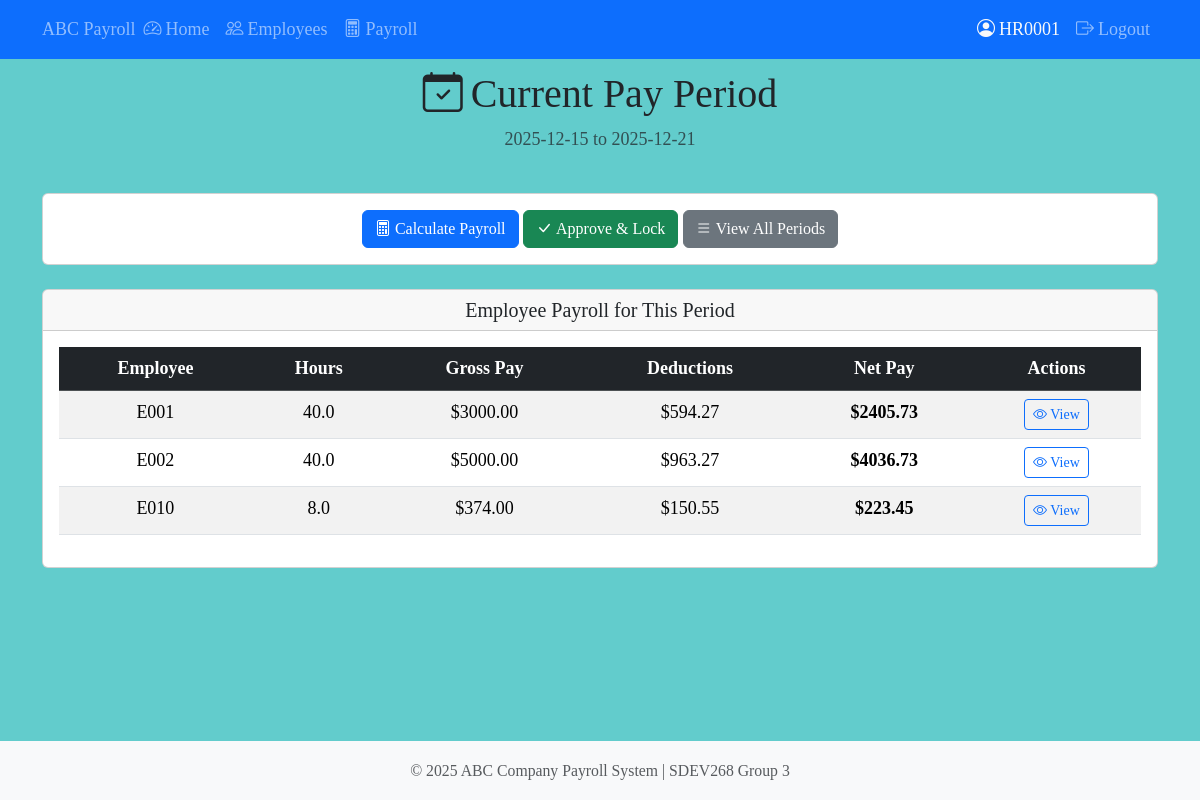
The page /payroll/current (signed in) on the database its author committed.
### tables this page shows
CREATE TABLE payroll_details (
    payroll_detail_id INTEGER PRIMARY KEY AUTOINCREMENT,
    payroll_id INTEGER NOT NULL,
    employee_id TEXT NOT NULL,

    regular_hours REAL NOT NULL DEFAULT 0,
    overtime_hours REAL NOT NULL DEFAULT 0,
    saturday_hours REAL NOT NULL DEFAULT 0,
    pto_hours REAL NOT NULL DEFAULT 0,
    total_hours REAL NOT NULL DEFAULT 0,

    base_pay REAL NOT NULL DEFAULT 0,
    overtime_pay REAL NOT NULL DEFAULT 0,
    saturday_pay REAL NOT NULL DEFAULT 0,
    gross_pay REAL NOT NULL DEFAULT 0,

    medical_deduction REAL NOT NULL DEFAULT 0,
    dependent_stipend REAL NOT NULL DEFAULT 0,

    taxable_income REAL NOT NULL DEFAULT 0,

    state_tax REAL NOT NULL DEFAULT 0,
    federal_tax_employee REAL NOT NULL DEFAULT 0,
    social_security_employee REAL NOT NULL DEFAULT 0,
    medicare_employee REAL NOT NULL DEFAULT 0,
    total_employee_taxes REAL NOT NULL DEFAULT 0,

    net_pay REAL NOT NULL DEFAULT 0,

    federal_tax_employer REAL NOT NULL DEFAULT 0,
    social_security_employer REAL NOT NULL DEFAULT 0,
    medicare_employer REAL NOT NULL DEFAULT 0,
    total_employer_taxes REAL NOT NULL DEFAULT 0,

    calculated_date TEXT NOT NULL DEFAULT (datetime('now', 'localtime')),

    FOREIGN KEY (payroll_id) REFERENCES payroll_periods(payroll_id),
    FOREIGN KEY (employee_id) REFERENCES employees(employee_id),
    UNIQUE(payroll_id, employee_id)
);

### src/routes/payroll.py (the view)
@bp.route("/current")
@admin_required
def current_period():
    start_date, end_date = payroll_controller.get_current_period()
    success, message, period = payroll_controller.get_or_create_payroll_period(
        start_date, end_date
    )
    details = []
    if period and period.payroll_id:
        success, message, details = payroll_controller.get_payroll_details_for_period(
            period.payroll_id
        )
    return render_template(
        "payroll/payroll_detail.html",
        period=period,
        details=details,
        start_date=start_date,
        end_date=end_date,
    )

### src/controllers/payroll_controller.py (called while the page is built)
    def get_current_period(self) -> tuple[str, str]:
        return PayrollPeriod.get_current_period()

    def get_or_create_payroll_period(
        self, start_date: str, end_date: str
    ) -> tuple[bool, str, PayrollPeriod | None]:
        try:
            period = PayrollPeriod.get_or_create(start_date, end_date)
            return True, f"Payroll period {start_date} to {end_date}", period
        except Exception as e:
            return False, f"Error with payroll period: {e!s}", None

    def get_payroll_details_for_period(
        self, payroll_id: int
    ) -> tuple[bool, str, list[PayrollDetail]]:
        try:
            details = PayrollDetail.get_by_payroll(payroll_id)
            return True, f"Retrieved {len(details)} payroll details", details
        except Exception as e:
            return False, f"Error retrieving payroll details: {e!s}", []

### src/models/base_model.py (called while the page is built)
    @classmethod
    def get_connection(cls) -> sqlite3.Connection:
        conn = sqlite3.connect(cls.DB_PATH, timeout=30.0)
        conn.row_factory = sqlite3.Row
        return conn

    @classmethod
    def execute_query(cls, query: str, params: tuple = ()) -> list[sqlite3.Row]:
        conn = cls.get_connection()
        cursor = conn.cursor()
        cursor.execute(query, params)
        results = cursor.fetchall()
        conn.close()
        return results

    @classmethod
    def execute_single(cls, query: str, params: tuple = ()) -> sqlite3.Row | None:
        conn = cls.get_connection()
        cursor = conn.cursor()
        cursor.execute(query, params)
        result = cursor.fetchone()
        conn.close()
        return result

### src/models/payroll.py (called while the page is built, shortened)
    @classmethod
    def get_by_dates(
        cls, start_date: str, end_date: str
    ) -> Optional["PayrollPeriod"]:
        query = """
            SELECT * FROM payroll_periods
            WHERE period_start_date = ? AND period_end_date = ?
        """
        row = cls.execute_single(query, (start_date, end_date))
        if row is None:
            return None
        return cls._row_to_payroll_period(row)

    @classmethod
    def get_or_create(cls, start_date: str, end_date: str) -> "PayrollPeriod":
        existing = cls.get_by_dates(start_date, end_date)
        if existing:
            return existing

### src/templates/payroll/payroll_detail.html (shortened to what this page needs)
{% extends "base.html" %}
{% block content %}
<div class="row mb-4">
    <div class="col">
        <h1><i class="bi bi-calendar-check me-2"></i>Current Pay Period</h1>
        <p class="text-muted">{{ start_date }} to {{ end_date }}</p>
    </div>
</div>
<div class="card mb-4">
    <div class="card-body">
        <form method="POST" action="{{ url_for('payroll.calculate_payroll') }}" class="d-inline">
            <button type="submit" class="btn btn-primary"
                    onclick="return confirm('Calculate payroll for all employees?');">
                <i class="bi bi-calculator me-1"></i>Calculate Payroll
            </button>
        </form>
        {% if period and period.payroll_id and not period.is_locked %}
        <form method="POST"
              action="{{ url_for('payroll.approve_payroll', payroll_id=period.payroll_id) }}"
              class="d-inline">
            <button type="submit" class="btn btn-success"
                    onclick="return confirm('Approve and lock this payroll period? This cannot be undone.');">
                <i class="bi bi-check-lg me-1"></i>Approve & Lock
            </button>
        </form>
        {% endif %}
        <a href="{{ url_for('payroll.payroll_list') }}" class="btn btn-secondary">
            <i class="bi bi-list me-1"></i>View All Periods
        </a>
    </div>
</div>
<div class="card">
    <div class="card-header">
        <h5 class="mb-0">Employee Payroll for This Period</h5>
    </div>
    <div class="card-body">
        {% if details %}
        <div class="table-responsive">
            <table class="table table-striped">
                <thead class="table-dark">
                    <tr>
                        <th>Employee</th>
                        <th>Hours</th>
                        <th>Gross Pay</th>
                        <th>Deductions</th>
                        <th>Net Pay</th>
                        <th>Actions</th>
                    </tr>
                </thead>
                <tbody>
                    {% for d in details %}
                    <tr>
                        <td>{{ d.employee_id }}</td>
                        <td>{{ d.total_hours }}</td>
                        <td>${{ "%.2f" | format(d.gross_pay) }}</td>
                        <td>${{ "%.2f" | format(d.total_employee_taxes + d.medical_deduction) }}</td>
                        <td><strong>${{ "%.2f" | format(d.net_pay) }}</strong></td>
                        <td><a href="{{ url_for('payroll.view_paycheck_detail', payroll_detail_id=d.payroll_detail_id) }}"
                            class="btn btn-sm btn-outline-primary">
                            <i class="bi bi-eye"></i> View</a></td>
                    </tr>
                    {% endfor %}
                </tbody>
            </table>
        </div>
        {% else %}
        <div class="text-center py-4">
            <i class="bi bi-calculator fs-1 text-muted"></i>
            <p class="text-muted mt-2">No payroll calculated yet for this period.</p>
            <p class="text-muted">Click "Calculate Payroll" to process all employees.</p>
        </div>
        {% endif %}
    </div>
</div>
{% endblock %}

### src/static/css/PayrollStyle.css (style rules this page uses)
body { font-family: 'Times New Roman', serif; text-align: center; font-size: large; background-color: #62cccc; }
button { font-size: large; font-weight: bold; background-color: #ece0e0; border: none; padding: 10px 20px; cursor: pointer; }

### rows shown on the page
payroll_details: employee_id "E001", total_hours "40.0", gross_pay "3000.00", d.total_employee_taxes+d.medical_deduction "594.27", net_pay "2405.73"
payroll_details: employee_id "E002", total_hours "40.0", gross_pay "5000.00", d.total_employee_taxes+d.medical_deduction "963.27", net_pay "4036.73"
payroll_details: employee_id "E010", total_hours "8.0", gross_pay "374.00", d.total_employee_taxes+d.medical_deduction "150.55", net_pay "223.45"

### other values the page prints
{{ session.get('username', 'User') }} "HR0001"
{{ start_date }} "2025-12-15"
{{ end_date }} "2025-12-21"
